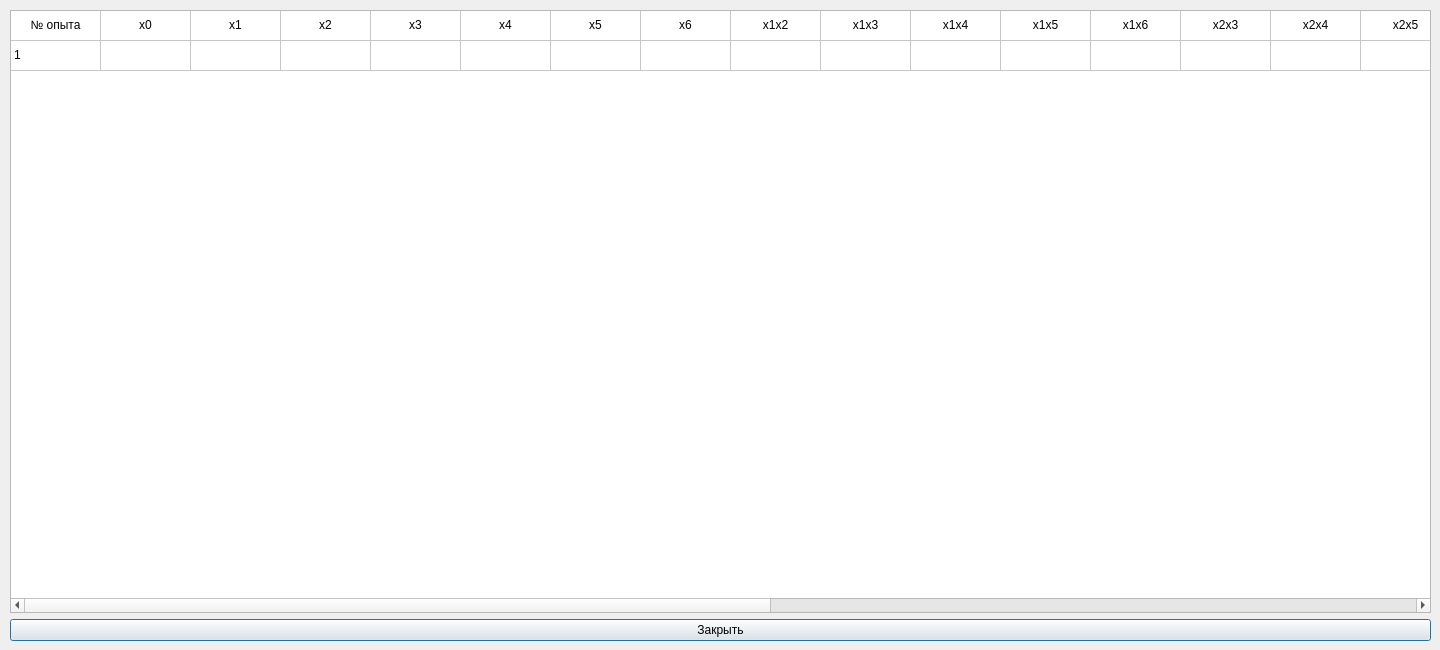
<?xml version="1.0" encoding="UTF-8"?>
<ui version="4.0">
 <class>Dialog</class>
 <widget class="QDialog" name="Dialog">
  <property name="geometry">
   <rect>
    <x>0</x>
    <y>0</y>
    <width>1440</width>
    <height>650</height>
   </rect>
  </property>
  <property name="windowTitle">
   <string>Dialog</string>
  </property>
  <widget class="QWidget" name="layoutWidget">
   <property name="geometry">
    <rect>
     <x>10</x>
     <y>10</y>
     <width>1421</width>
     <height>631</height>
    </rect>
   </property>
   <layout class="QVBoxLayout" name="verticalLayout">
    <item>
     <widget class="QTableWidget" name="plan_table">
      <property name="toolTip">
       <string/>
      </property>
      <property name="layoutDirection">
       <enum>Qt::LeftToRight</enum>
      </property>
      <property name="textElideMode">
       <enum>Qt::ElideMiddle</enum>
      </property>
      <attribute name="horizontalHeaderVisible">
       <bool>false</bool>
      </attribute>
      <attribute name="horizontalHeaderDefaultSectionSize">
       <number>90</number>
      </attribute>
      <attribute name="verticalHeaderVisible">
       <bool>false</bool>
      </attribute>
      <row>
       <property name="text">
        <string>Новая строка</string>
       </property>
      </row>
      <row>
       <property name="text">
        <string>Новая строка</string>
       </property>
      </row>
      <column>
       <property name="text">
        <string>Новый столбец</string>
       </property>
      </column>
      <column>
       <property name="text">
        <string>0</string>
       </property>
      </column>
      <column>
       <property name="text">
        <string>1</string>
       </property>
      </column>
      <column>
       <property name="text">
        <string>2</string>
       </property>
      </column>
      <column>
       <property name="text">
        <string>3</string>
       </property>
      </column>
      <column>
       <property name="text">
        <string>4</string>
       </property>
      </column>
      <column>
       <property name="text">
        <string>5</string>
       </property>
      </column>
      <column>
       <property name="text">
        <string>6</string>
       </property>
      </column>
      <column>
       <property name="text">
        <string>12</string>
       </property>
      </column>
      <column>
       <property name="text">
        <string>13</string>
       </property>
      </column>
      <column>
       <property name="text">
        <string>14</string>
       </property>
      </column>
      <column>
       <property name="text">
        <string>15</string>
       </property>
      </column>
      <column>
       <property name="text">
        <string>16</string>
       </property>
      </column>
      <column>
       <property name="text">
        <string>23</string>
       </property>
      </column>
      <column>
       <property name="text">
        <string>24</string>
       </property>
      </column>
      <column>
       <property name="text">
        <string>25</string>
       </property>
      </column>
      <column>
       <property name="text">
        <string>26</string>
       </property>
      </column>
      <column>
       <property name="text">
        <string>34</string>
       </property>
       <property name="textAlignment">
        <set>AlignCenter</set>
       </property>
      </column>
      <column>
       <property name="text">
        <string>35</string>
       </property>
      </column>
      <column>
       <property name="text">
        <string>36</string>
       </property>
      </column>
      <column>
       <property name="text">
        <string>45</string>
       </property>
      </column>
      <column>
       <property name="text">
        <string>46</string>
       </property>
      </column>
      <column>
       <property name="text">
        <string>56</string>
       </property>
      </column>
      <column>
       <property name="text">
        <string>Новый столбец</string>
       </property>
      </column>
      <column>
       <property name="text">
        <string>Новый столбец</string>
       </property>
      </column>
      <column>
       <property name="text">
        <string>Новый столбец</string>
       </property>
      </column>
      <column>
       <property name="text">
        <string>Новый столбец</string>
       </property>
      </column>
      <column>
       <property name="text">
        <string>Новый столбец</string>
       </property>
      </column>
      <item row="0" column="0">
       <property name="text">
        <string>№ опыта</string>
       </property>
       <property name="textAlignment">
        <set>AlignCenter</set>
       </property>
      </item>
      <item row="0" column="1">
       <property name="text">
        <string>x0</string>
       </property>
       <property name="textAlignment">
        <set>AlignCenter</set>
       </property>
      </item>
      <item row="0" column="2">
       <property name="text">
        <string>x1</string>
       </property>
       <property name="textAlignment">
        <set>AlignCenter</set>
       </property>
      </item>
      <item row="0" column="3">
       <property name="text">
        <string>x2</string>
       </property>
       <property name="textAlignment">
        <set>AlignCenter</set>
       </property>
      </item>
      <item row="0" column="4">
       <property name="text">
        <string>x3</string>
       </property>
       <property name="textAlignment">
        <set>AlignCenter</set>
       </property>
      </item>
      <item row="0" column="5">
       <property name="text">
        <string>x4</string>
       </property>
       <property name="textAlignment">
        <set>AlignCenter</set>
       </property>
      </item>
      <item row="0" column="6">
       <property name="text">
        <string>x5</string>
       </property>
       <property name="textAlignment">
        <set>AlignCenter</set>
       </property>
      </item>
      <item row="0" column="7">
       <property name="text">
        <string>x6</string>
       </property>
       <property name="textAlignment">
        <set>AlignCenter</set>
       </property>
      </item>
      <item row="0" column="8">
       <property name="text">
        <string>x1x2</string>
       </property>
       <property name="textAlignment">
        <set>AlignCenter</set>
       </property>
      </item>
      <item row="0" column="9">
       <property name="text">
        <string>x1x3</string>
       </property>
       <property name="textAlignment">
        <set>AlignCenter</set>
       </property>
      </item>
      <item row="0" column="10">
       <property name="text">
        <string>x1x4</string>
       </property>
       <property name="textAlignment">
        <set>AlignCenter</set>
       </property>
      </item>
      <item row="0" column="11">
       <property name="text">
        <string>x1x5</string>
       </property>
       <property name="textAlignment">
        <set>AlignCenter</set>
       </property>
      </item>
      <item row="0" column="12">
       <property name="text">
        <string>x1x6</string>
       </property>
       <property name="textAlignment">
        <set>AlignCenter</set>
       </property>
      </item>
      <item row="0" column="13">
       <property name="text">
        <string>x2x3</string>
       </property>
       <property name="textAlignment">
        <set>AlignCenter</set>
       </property>
      </item>
      <item row="0" column="14">
       <property name="text">
        <string>x2x4</string>
       </property>
       <property name="textAlignment">
        <set>AlignCenter</set>
       </property>
      </item>
      <item row="0" column="15">
       <property name="text">
        <string>x2x5</string>
       </property>
       <property name="textAlignment">
        <set>AlignCenter</set>
       </property>
      </item>
      <item row="0" column="16">
       <property name="text">
        <string>x2x6</string>
       </property>
       <property name="textAlignment">
        <set>AlignCenter</set>
       </property>
      </item>
      <item row="0" column="17">
       <property name="text">
        <string>x3x4</string>
       </property>
      </item>
      <item row="0" column="18">
       <property name="text">
        <string>x3x5</string>
       </property>
      </item>
      <item row="0" column="19">
       <property name="text">
        <string>x3x6</string>
       </property>
      </item>
      <item row="0" column="20">
       <property name="text">
        <string>x4x5</string>
       </property>
      </item>
      <item row="0" column="21">
       <property name="text">
        <string>x4x6</string>
       </property>
      </item>
      <item row="0" column="22">
       <property name="text">
        <string>x5x6</string>
       </property>
      </item>
      <item row="0" column="23">
       <property name="text">
        <string>Y</string>
       </property>
      </item>
      <item row="0" column="24">
       <property name="text">
        <string>Yл</string>
       </property>
      </item>
      <item row="0" column="25">
       <property name="text">
        <string>Yнл</string>
       </property>
      </item>
      <item row="0" column="26">
       <property name="text">
        <string>|Y - Yл|</string>
       </property>
      </item>
      <item row="0" column="27">
       <property name="text">
        <string>|Y - Yнл|</string>
       </property>
      </item>
      <item row="1" column="0">
       <property name="text">
        <string>1</string>
       </property>
      </item>
     </widget>
    </item>
    <item>
     <widget class="QPushButton" name="btn_close">
      <property name="text">
       <string>Закрыть</string>
      </property>
     </widget>
    </item>
   </layout>
  </widget>
 </widget>
 <resources/>
 <connections/>
</ui>
